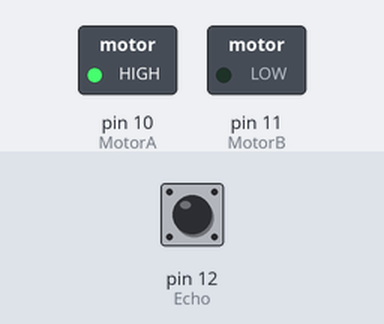
A sketch run on a simulated Arduino Uno, built with avr-gcc and run on an emulated ATmega328P. On the bench: switched loads named in the sketch (green lamp = pin HIGH). The inputs (shaded band) are chosen by the test bench; at power-on: pin 12 (Echo) LOW. Random numbers use the default seed unless the sketch sets one; pins used as bus, display or sensor lines are not drawn.

Above: at 1.2 s.
1.3 s: pin 12 (Echo) pulsed HIGH 5 times (0.12 s each, 0.3 s apart)
At 3.2 s:
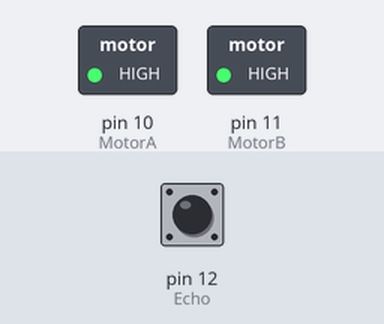
At 4.8 s:
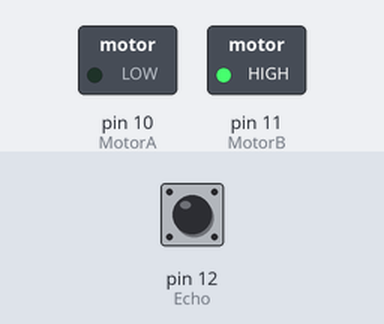
Timing chart, 0 to 6.3 s (numbered marks = the images above; inputs shaded):
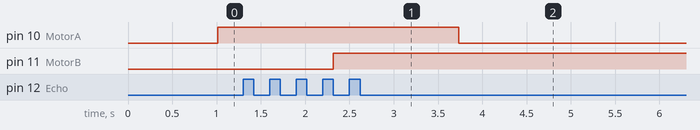

The sketch:

RoboterTest.ino
```cpp
int Trig = 13;
int Echo = 12;
long cm, dauer;
int MotorA = 10;
int MotorB = 11;
int zufall;

void setup() {
  pinMode(MotorA, OUTPUT);
  pinMode(MotorB, OUTPUT);
  pinMode(Trig, OUTPUT);
  pinMode(Echo, INPUT);
}

void loop() {
  zufall = random(2);
  digitalWrite(Trig, LOW);
  delay(5);
  digitalWrite(Trig, HIGH);
  delay(10);
  digitalWrite(Trig, LOW);
  dauer = pulseIn(Echo, HIGH);
  cm = (dauer / 2) * 0.03432;

  if(cm <= 30) {
    if(zufall == 0){
      digitalWrite(MotorA, LOW);
      digitalWrite(MotorB, HIGH);
      delay(1000);
    }
    if(zufall == 1){
        digitalWrite(MotorA, HIGH);
        digitalWrite(MotorB, LOW);
        delay(1000);
    }
  }
  else{
    digitalWrite(MotorA, HIGH);
    digitalWrite(MotorB, HIGH);
    delay(100);
  }

}
```
